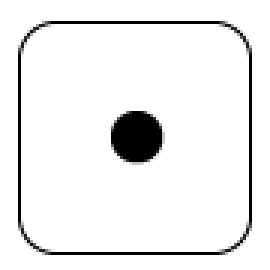
#> input picture 1.png, 90 x 90 px (shown 3 times larger)
$ python pil_main.py
#> lines starting #> are read from the running program, lines starting #| are printed output that depends on the picture
from PIL import Image
import numpy as np
import math

img = Image.open("1.png")
#> img is the input picture: PIL image 90x90 RGBA; mean R, G, B, A 238.2, 238.2, 238.2, 255
print(type(img))
#| <class 'PIL.PngImagePlugin.PngImageFile'>

#img.show()

#print(img.size)

img_2 = img.convert('L')

# [9 lines of commented-out code are left out]

img = Image.new(mode='RGBA', size=(100,100), color = (200,200,200,255))
#> img: PIL image 100x100 RGBA

# [5 lines of commented-out code are left out]

r = 10
x1 = 21
y1 = 21
x2 = math.pi*r
y2 = math.pi*r
#r = math.sqrt((x2-x1)**2+(y2-x1)**2)


cords = np.zeros([400,2])

n = 0
for i in range(-200,200):
    for j in range(-200,200):
        if math.sqrt((i-x1)**2+(j-y1)**2) / r >= 0.99 and math.sqrt((i-x1)**2+(j-y1)**2) / r <= 1.01:
            print(i,j)
            cords[n,0] = i-x1
            cords[n,1] = j-y1
            n +=1
print(n)

#print(cords)

pixels = img.load()


for i in range(n):
#print(cords[i][0])

    pixels[cords[i][0],cords[i][1]] = (0,0,0)

img.show()
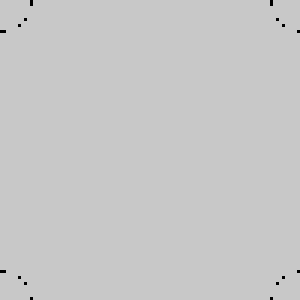
#> shown: PIL image 100x100 RGBA (shown 3 times larger); mean R, G, B, A 199.6, 199.6, 199.6, 255

r = 25

for i in range(51):
    for j in range(51):
        if round(math.sqrt((i-25)**2+(j-25)**2),0) == r:
            pixels[i,j] = (100,100,100)

img.show()
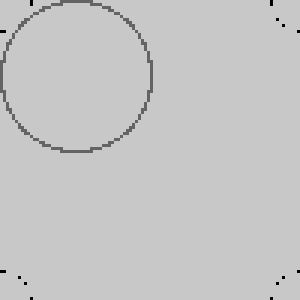
#> shown: PIL image 100x100 RGBA (shown 3 times larger); mean R, G, B, A 198, 198, 198, 255
